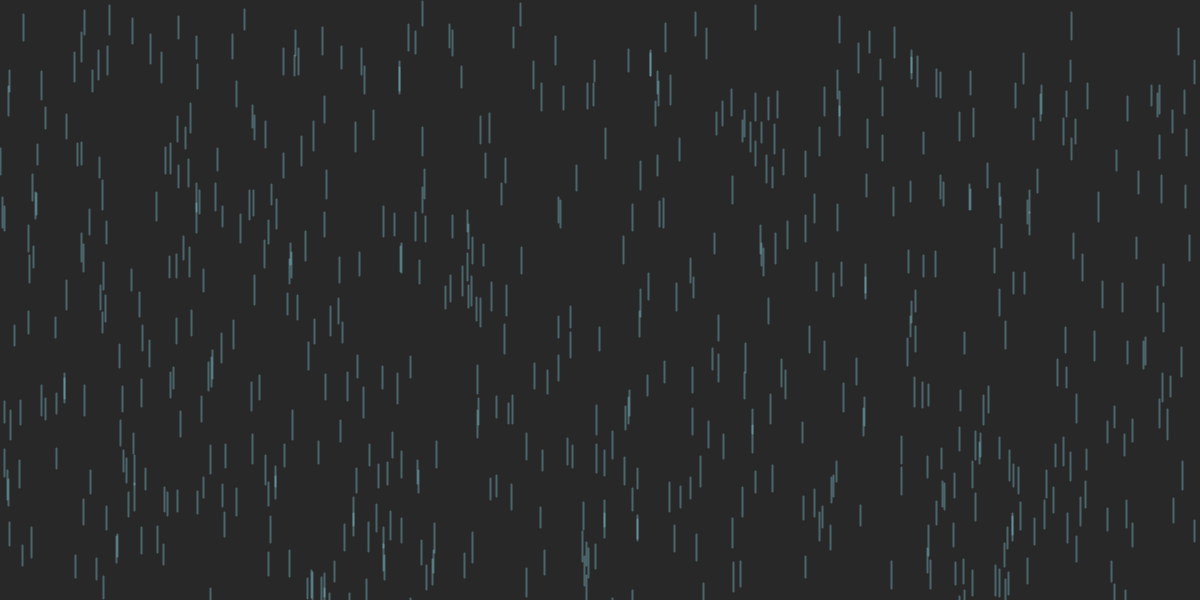
Frame 1 (no input)
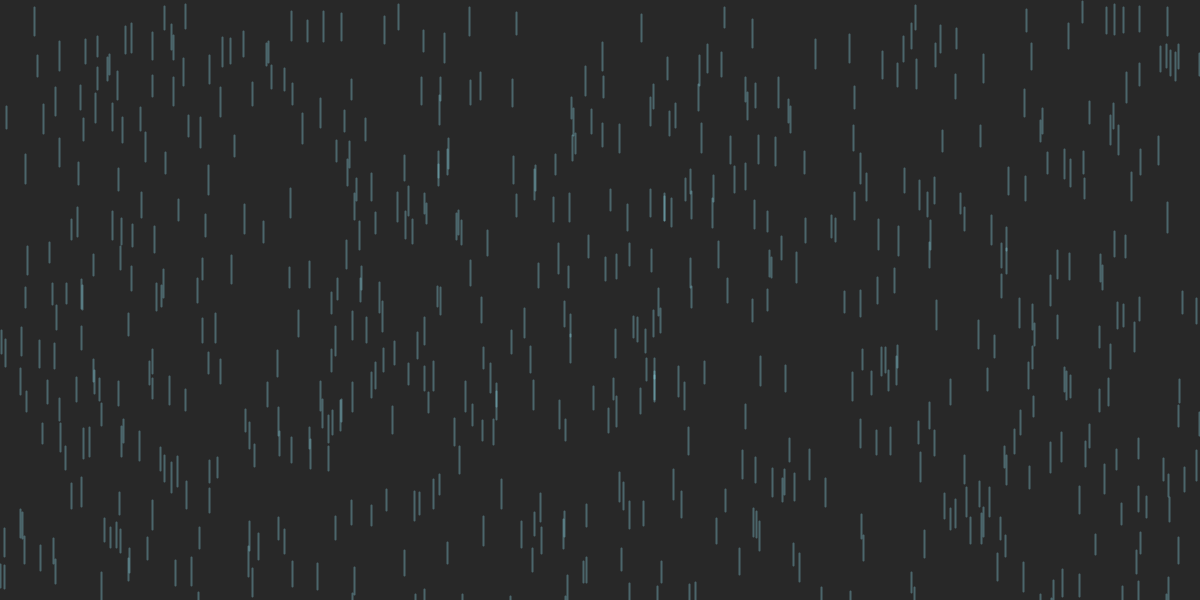
Frame 60 (the mouse pressed at the canvas centre just before this capture)
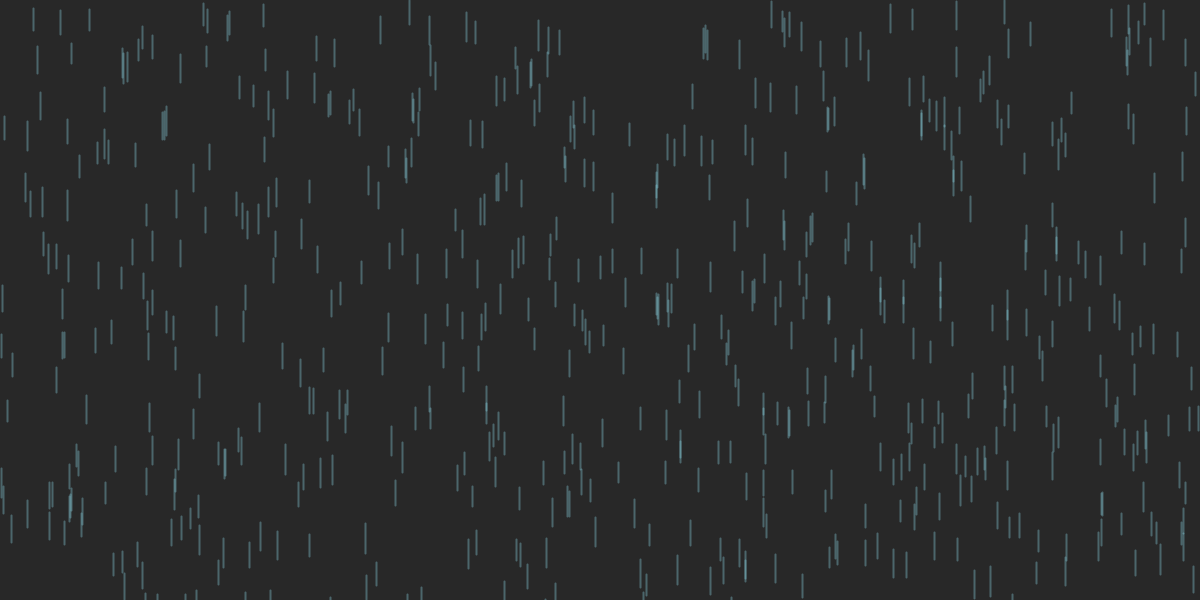
Frame 120 (the mouse held since frame 60 and released just before this capture)

The Processing sketch that drew these frames (run headless with seeded random() and noise(); from frame 60 on, the mouse is pressed at the canvas centre):

// Processing sketch: processing_163592
// ── processing_163592.pde

void setup()
{
  size (1200,600);
  frameRate(10);
}
void draw()
{
  background (40);
  stroke(#98EFFF,80);
  strokeWeight(2);
 
  
  for(int i=0; i<600; i++){
    float size = random(20,30);
    float x = random(width);
    float y = random(height);
    line(x,y,x,y+size);

  }
}
  
